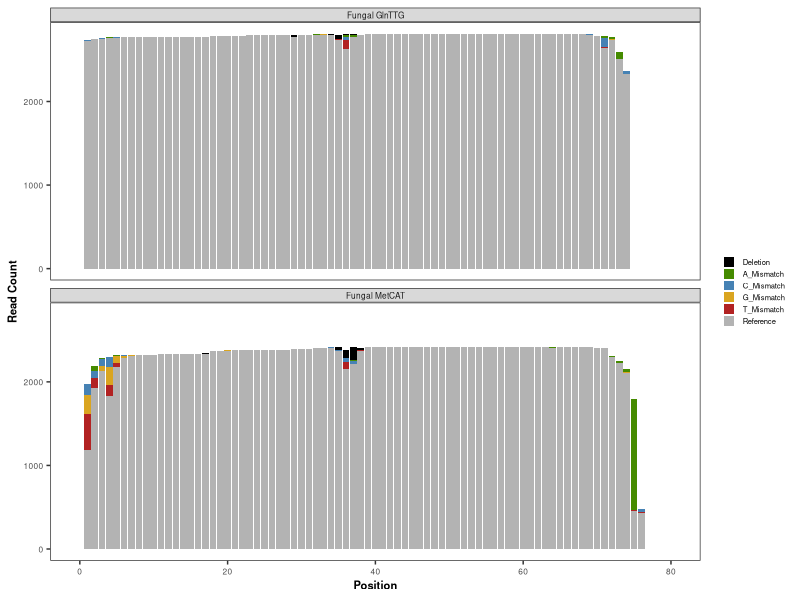
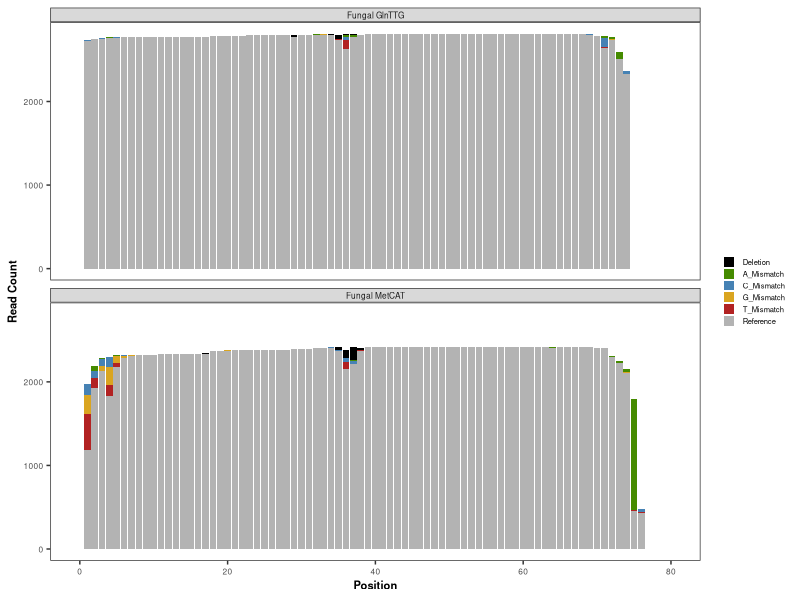

Source code (R) for these figures, in order:
library(tidyverse)

misincorps = read.table("fungal_genes_modifications.long.txt", header=TRUE)

misincorps$MapStatus = factor(misincorps$MapStatus, levels = c("Deletion", "A_Mismatch", "C_Mismatch", "G_Mismatch", "T_Mismatch", "Reference"))
misincorps$Gene = factor(misincorps$Gene, levels = c("mitochondrial_fungal-Cma-GlnTTG-22", "mitochondrial_fungal-Cma-MetCAT-19"), labels = c("Fungal GlnTTG", "Fungal MetCAT"))

misincorps %>% 
  #filter(!(Gene == "mitochondrial_fungal-Cma-GlnTTG-22" & Position >= 72)) %>%
  #filter(!(Gene == "mitochondrial_fungal-Cma-MetCAT-19" & Position >= 74)) %>%
    ggplot(aes(x=Position, y=ReadCount, fill=MapStatus)) + 
    geom_col() + facet_wrap(~Gene, nrow=2) + 
    theme_bw() + 
    scale_fill_manual(values = c("black","chartreuse4", "steelblue", "goldenrod", "firebrick", "gray70")) + 
    ylab ("Read Count") + 
    xlim (c(0,80)) +
    theme(legend.key.size = unit(0.3, "cm"), strip.text = element_text(size=6, margin = margin(2,2,2,2)), axis.text = element_text(size=6), legend.title = element_blank(), legend.text=element_text(size=5.5), axis.title = element_text(size=8,face="bold"), panel.grid.major = element_blank(), panel.grid.minor = element_blank())
  
ggsave ("fungal_misincorps.pdf", width=3.75, height=2.4)
